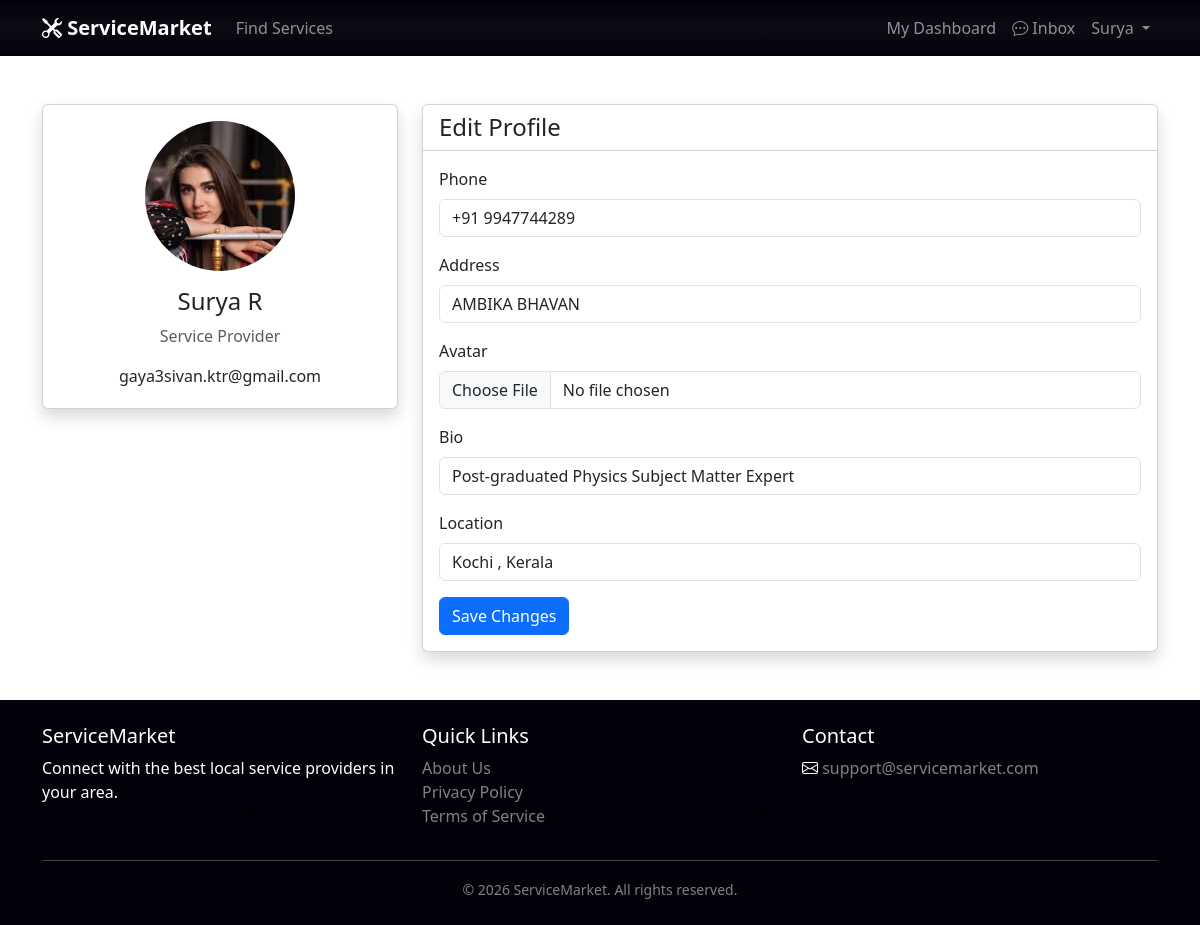
Screenshot of /accounts/profile/ (signed in) with the database file from the repository.
### accounts/models.py (models this page shows, shortened)
class User(AbstractUser):
    first_name = models.CharField(max_length=150, blank=True)
    last_name = models.CharField(max_length=150, blank=True)
    ROLE_CHOICES = (
        ('customer', 'Customer'),
        ('provider', 'Provider'),
        ('both', 'Both'),
        ('none', 'None'),
    )
    role = models.CharField(max_length=10, choices=ROLE_CHOICES, default='none')
    email = models.EmailField(unique=True)
    @property
    def is_provider(self):
        return self.role in ['provider', 'both']

class Profile(models.Model):
    user = models.OneToOneField(User, on_delete=models.CASCADE, related_name='profile')
    phone = models.CharField(max_length=20, blank=True)
    address = models.TextField(blank=True)
    avatar = models.ImageField(upload_to='profiles/', blank=True, null=True)
    bio = models.TextField(blank=True, help_text="Short bio for service providers")
    location = models.CharField(max_length=100, blank=True, help_text="City or Area")

### accounts/views.py (the view)
# urls.py: path('profile/', views.profile_view, name='profile'),
@login_required
def profile_view(request):
    profile, created = Profile.objects.get_or_create(user=request.user)
    if request.method == 'POST':
        p_form = ProfileForm(request.POST, request.FILES, instance=profile)
        if p_form.is_valid():
            p_form.save()
            return redirect('profile')
    else:
        p_form = ProfileForm(instance=profile)
    return render(request, 'accounts/profile.html', {'p_form': p_form})

### accounts/forms.py
class ProfileForm(forms.ModelForm):
    class Meta:
        model = Profile
        fields = ('phone', 'address', 'avatar', 'bio', 'location')

### templates/accounts/profile.html (shortened to what this page needs)
{% extends 'base.html' %}
{% load static %}
{% block content %}
<div class="container py-5">
    <div class="row">
        <div class="col-md-4">
            <div class="card shadow">
                <div class="card-body text-center">
                    {% if user.profile.avatar %}
                    <img src="{{ user.profile.avatar.url }}" class="rounded-circle img-fluid mb-3"
                        style="width: 150px; height: 150px; object-fit: cover;" alt="Profile Picture">
                    {% else %}
                    <img src="https://via.placeholder.com/150" class="rounded-circle img-fluid mb-3"
                        alt="Default Profile">
                    {% endif %}
                    <h4>{{ user.get_full_name|default:user.username }}</h4>
                    <p class="text-muted">
                        {% if user.is_provider %}Service Provider{% else %}Customer{% endif %}
                    </p>
                    <p class="mb-1">{{ user.email }}</p>
                </div>
            </div>
        </div>
        <div class="col-md-8">
            <div class="card shadow">
                <div class="card-header bg-white">
                    <h4 class="mb-0">Edit Profile</h4>
                </div>
                <div class="card-body">
                    <form method="post" enctype="multipart/form-data">
                        {% for field in p_form %}
                        <div class="mb-3">
                            <label for="{{ field.id_for_label }}" class="form-label">{{ field.label }}</label>
                            {% if field.name == 'avatar' %}
                            <input type="file" class="form-control" id="{{ field.id_for_label }}"
                                name="{{ field.name }}">
                            {% else %}
                            <input type="{{ field.field.widget.input_type }}" class="form-control"
                                id="{{ field.id_for_label }}" name="{{ field.name }}"
                                value="{{ field.value|default_if_none:'' }}">
                            {% endif %}
                        </div>
                        {% endfor %}
                        <button type="submit" class="btn btn-primary">Save Changes</button>
                    </form>
                </div>
            </div>
        </div>
    </div>
</div>
{% endblock %}

### templates/base.html (shortened to what this page needs)
{% load static %}
<!DOCTYPE html>
<html lang="en">
<head>
    <link href="https://cdn.jsdelivr.net/npm/bootstrap@5.3.0/dist/css/bootstrap.min.css" rel="stylesheet">
    <link rel="stylesheet" href="https://cdn.jsdelivr.net/npm/bootstrap-icons@1.10.0/font/bootstrap-icons.css">
    <link rel="stylesheet" href="{% static 'css/style.css' %}">
</head>
<body class="d-flex flex-column min-vh-100">
    <nav class="navbar navbar-expand-lg navbar-dark  sticky-top" style="background: linear-gradient(#04010a, #0a0b14, #04010a);">
        <div class="container">
            <a class="navbar-brand fw-bold" href="{% url 'home' %}">
                <i class="bi bi-tools"></i> ServiceMarket
            </a>
            <div class="collapse navbar-collapse" id="navbarNav">
                <ul class="navbar-nav me-auto">
                    <li class="nav-item">
                        <a class="nav-link" href="{% url 'service_list' %}">Find Services</a>
                    </li>
                </ul>
                <ul class="navbar-nav ms-auto">
                    {% if user.is_authenticated %}
                    <li class="nav-item">
                        <a class="nav-link" href="{% url 'dashboard' %}">My Dashboard</a>
                    </li>
                    <li class="nav-item">
                        <a class="nav-link" href="{% url 'inbox' %}">
                            <i class="bi bi-chat-dots"></i> Inbox
                        </a>
                    </li>
                    <li class="nav-item dropdown">
                        <a class="nav-link dropdown-toggle" href="#" id="navbarDropdown" role="button"
                            data-bs-toggle="dropdown">
                            {{ user.username }}
                        </a>
                    </li>
                    {% endif %}
                </ul>
            </div>
        </div>
    </nav>
    <main class="flex-grow-1">
        {% block content %}{% endblock %}
    </main>
    <footer class="text-white py-4 mt-auto" style="background: linear-gradient(#04010a, #00000a, #04010a);">
        <div class="container">
            <div class="row">
                <div class="col-md-4">
                    <h5>ServiceMarket</h5>
                    <p>Connect with the best local service providers in your area.</p>
                </div>
                <div class="col-md-4">
                    <h5>Quick Links</h5>
                    <ul class="list-unstyled">
                        <li><a href="#" class="text-white-50 text-decoration-none">About Us</a></li>
                        <li><a href="#" class="text-white-50 text-decoration-none">Privacy Policy</a></li>
                        <li><a href="#" class="text-white-50 text-decoration-none">Terms of Service</a></li>
                    </ul>
                </div>
                <div class="col-md-4">
                    <h5>Contact</h5>
                    <p><i class="bi bi-envelope"></i> <a href="mailto:support@servicemarket.com"
                            class="text-white-50 text-decoration-none">support@servicemarket.com</a></p>
                </div>
            </div>
            <hr>
            <div class="text-center text-white-50">
                <small>&copy; 2026 ServiceMarket. All rights reserved.</small>
            </div>
        </div>
    </footer>
</body>
</html>

### rows the page displays
User: username "Surya", profile.avatar (picture), get_full_name "Surya R", email "gaya3sivan.ktr@gmail.com"
Profile: phone "+91 9947744289" "AMBIKA BHAVAN" "Post-graduated Physics Subject Matter Expert" "Kochi , Kerala"

### other values shown
{{ field.label }} "Phone" "Address" "Avatar" "Bio" "Location"
